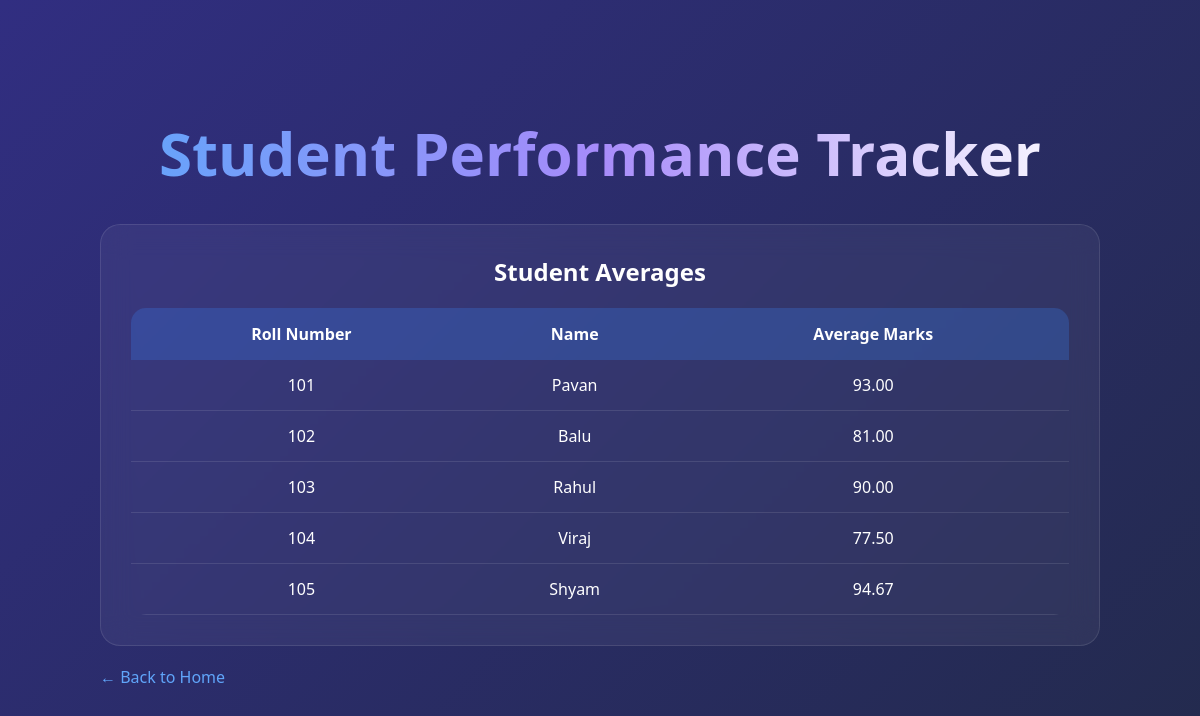
The app's page /class_average, older data.
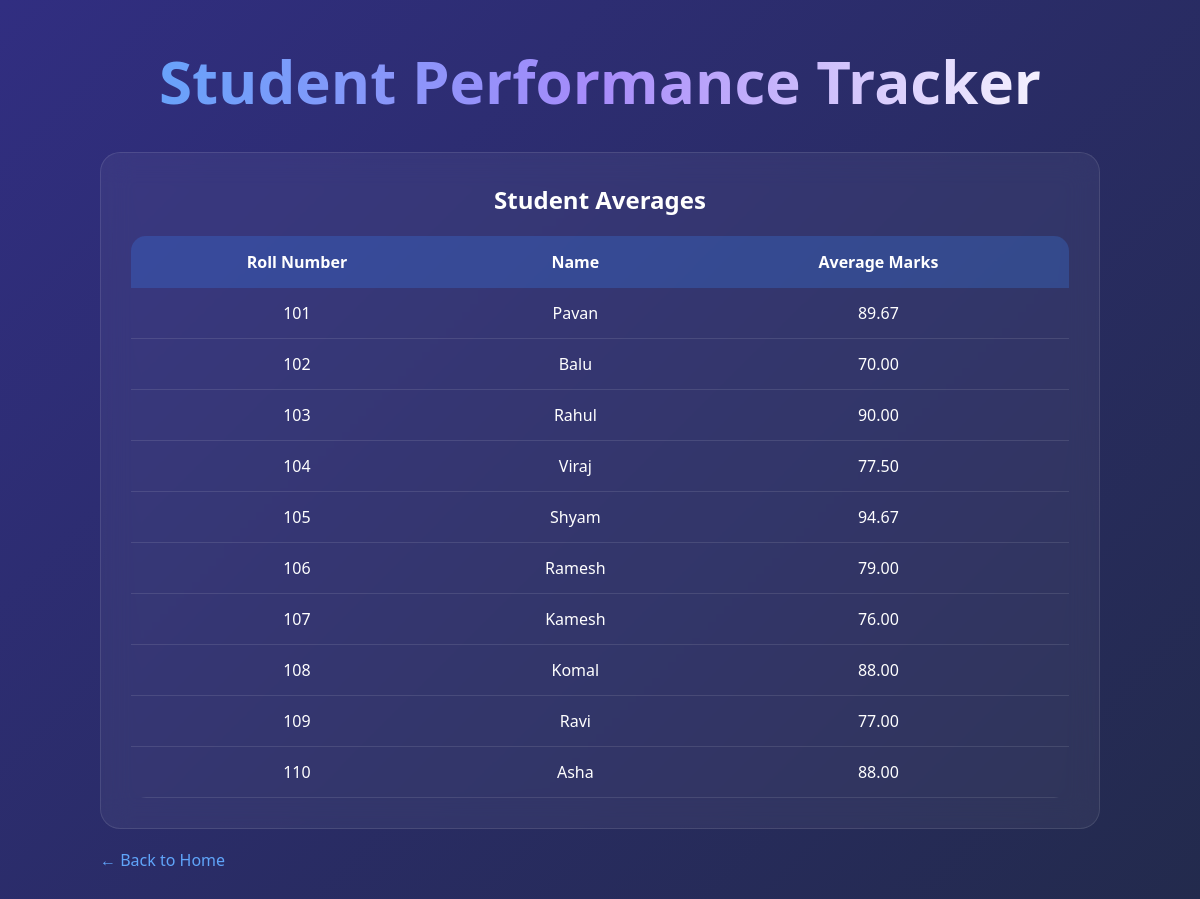
The same page, newer data.
### tables this page shows
CREATE TABLE students (
    roll_number TEXT PRIMARY KEY,
    name TEXT NOT NULL
);

### app.py (the view)
@app.route("/class_average")
def class_average():
    conn = get_connection()
    cursor = conn.cursor()
    cursor.execute("""
        SELECT s.roll_number,
               s.name,
               AVG(g.marks) AS average_marks
        FROM students s
        LEFT JOIN grades g
        ON s.roll_number = g.roll_number
        GROUP BY s.roll_number, s.name
    """)
    averages = cursor.fetchall()
    conn.close()
    return render_template(
        "class_average.html",
        averages=averages
    )

### db.py (called while the page is built)
def get_connection():
    conn = sqlite3.connect("student_tracker.db")
    conn.row_factory = sqlite3.Row
    return conn

### templates/class_average.html (shortened to what this page needs)
<!DOCTYPE html>
<html>
<head>
    <link rel="stylesheet"
          href="{{ url_for('static', filename='style.css') }}">
</head>
<body>
<div class="page-container">
<h1>Student Performance Tracker</h1>
<div class="table-card">
<h2>Student Averages</h2>
<table>
<tr>
    <th>Roll Number</th>
    <th>Name</th>
    <th>Average Marks</th>
</tr>
{% for student in averages %}
<tr>
    <td>{{ student[0] }}</td>
    <td>{{ student[1] }}</td>
    <td>
        {% if student[2] %}
            {{ "%.2f"|format(student[2]) }}
        {% else %}
            No Grades
        {% endif %}
    </td>
</tr>
{% endfor %}
</table>
</div>
<a href="/" class="back-btn">
← Back to Home
</a>
</div>
</body>
</html>

### static/style.css (style rules this page uses)
* { margin:0; padding:0; box-sizing:border-box; font-family:Segoe UI, sans-serif; }
body { min-height:100vh; background: linear-gradient( 135deg, #020617, #0f172a, #111827); color:white; display:flex; justify-content:center; align-items:center; padding:40px; }
h1 { text-align:center; font-size:60px; margin-bottom:10px; background:linear-gradient( to right, #60a5fa, #a78bfa, white); -webkit-background-clip:text; -webkit-text-fill-color:transparent; }
.page-container { width:90%; max-width:1000px; margin:auto; }
.form-card, .table-card { background:rgba(255,255,255,0.05); backdrop-filter:blur(15px); padding:30px; border-radius:20px; margin-top:30px; border:1px solid rgba(255,255,255,0.1); }
table { width:100%; border-collapse:collapse; overflow:hidden; border-radius:15px; margin-top:20px; }
th { background: rgba(59,130,246,0.25); color:white; padding:15px; }
td { padding:14px; border-bottom: 1px solid rgba(255,255,255,0.1); }
.back-btn { display:inline-block; margin-top:20px; color:#60a5fa; text-decoration:none; }
.table-card h2 { text-align:center; margin-bottom:20px; }
table td { text-align:left; }
table th { text-align:center; }
body { background: linear-gradient( -45deg, #020617, #0f172a, #1e293b, #312e81); background-size: 400% 400%; animation: gradientMove 12s ease infinite; }
table th, table td { text-align:center; vertical-align:middle; }

Row changes from the older to the newer data that the page shows:
computed for students "Pavan": student "93.00" → "89.67"
computed for students "Balu": student "81.00" → "70.00"
added students: roll_number "106", name "Ramesh", student "79.00"
added students: roll_number "107", name "Kamesh", student "76.00"
added students: roll_number "108", name "Komal", student "88.00"
added students: roll_number "109", name "Ravi", student "77.00"
added students: roll_number "110", name "Asha", student "88.00"
